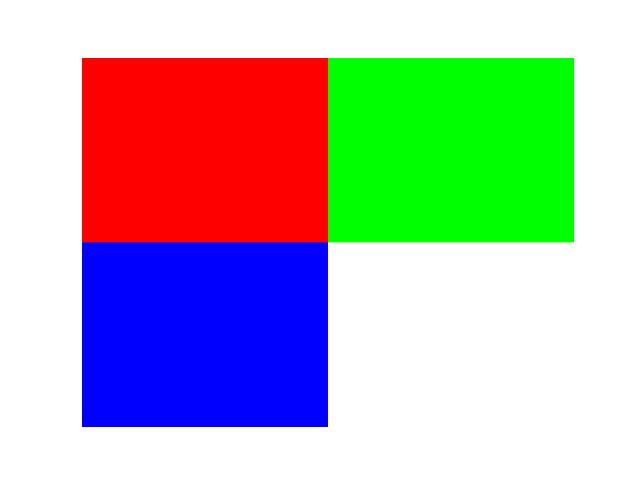
#> input picture sample.jpg, 640 x 480 px
$ python Fourth-Task.py
#> lines starting #> are read from the running program, lines starting #| are printed output that depends on the picture
import math
import numpy as np
import matplotlib.pyplot as plt

# Load image
image = plt.imread("sample.jpg")
#> image is the input picture: shape (480, 640, 3); mean R, G, B 179.4, 179.6, 179.5

# Remove alpha channel if image has RGBA
if image.shape[2] == 4:
    image = image[:, :, :3]

# Make sure image is uint8
image = image.astype(np.uint8)


# ---------------- Task 4 ----------------
N = 8

downsampled = image[::N, ::N, :]
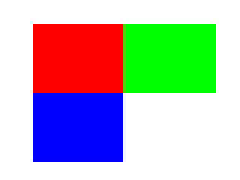
#> downsampled: shape (60, 80, 3) (shown 3 times larger); mean R, G, B 180.5, 181.4, 180.5

expanded = np.repeat(np.repeat(downsampled, N, axis=0), N, axis=1)
expanded = expanded[:image.shape[0], :image.shape[1], :]

dimension_reduction = (1 - downsampled.shape[0] / image.shape[0]) * 100
#> dimension_reduction = 87.5
memory_saving = (1 - downsampled.nbytes / image.nbytes) * 100
#> memory_saving = 98.44

print("Original:", image.shape, image.nbytes)
#| Original: (480, 640, 3) 921600
print("Downsampled:", downsampled.shape, downsampled.nbytes)
#| Downsampled: (60, 80, 3) 14400
print("Re-expanded:", expanded.shape)
#| Re-expanded: (480, 640, 3)
print("Dimension reduction:", round(dimension_reduction, 2), "%")
#| Dimension reduction: 87.5 %
print("Memory saving:", round(memory_saving, 2), "%")
#| Memory saving: 98.44 %
